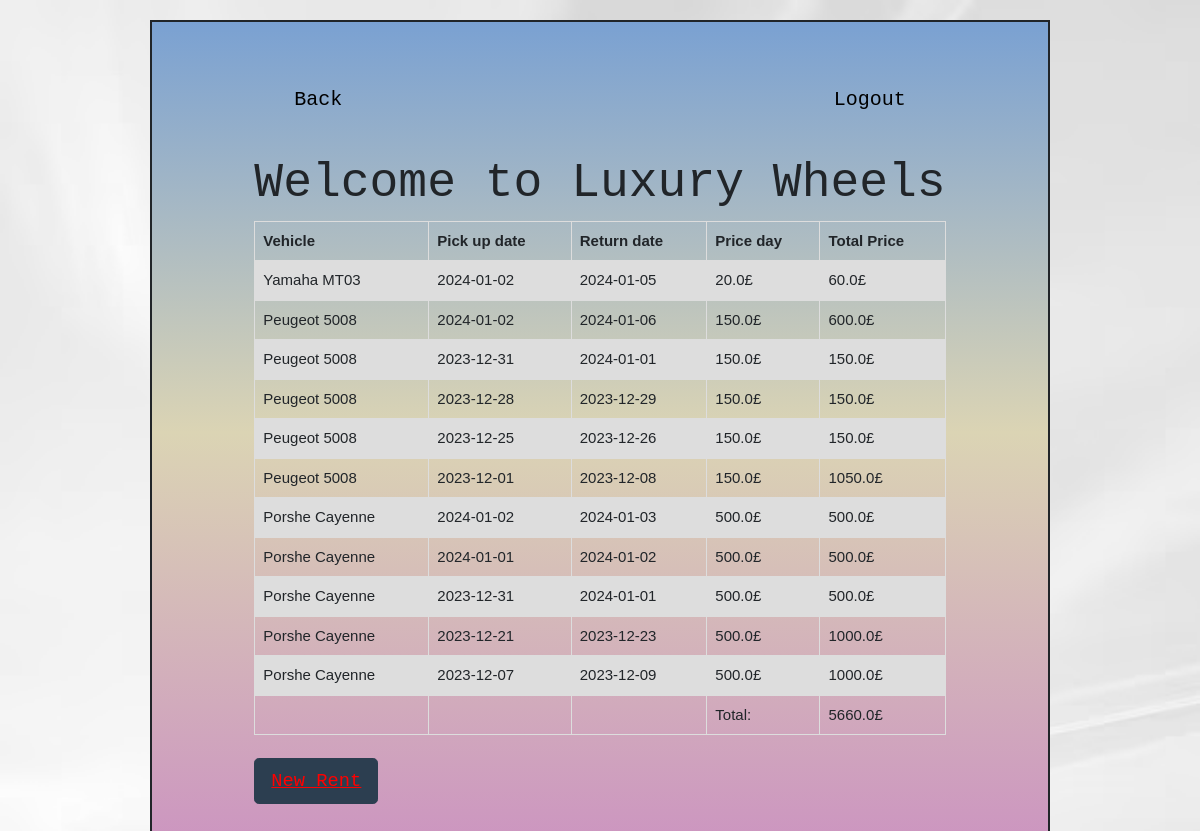
/my_rentals/ (signed in), run on the app's committed database.
### models.py (models this page shows, shortened)
class Rent(db.Model):
    __tablename__ = "rents"
    id = db.Column(db.Integer,primary_key=True,nullable=False)
    client_id = db.Column(db.Integer,db.ForeignKey("clients.id"), nullable=False)
    vehicle_id = db.Column(db.Integer,db.ForeignKey("vehicles.id"), nullable=False)
    pick_up_date = db.Column(db.Date, nullable=False)
    return_date = db.Column(db.Date, nullable=False)
    price_day = db.Column(db.Float,nullable=False)
    status_rent = db.Column(db.Boolean,nullable=False)
    total_price = db.Column(db.Float,nullable=False)

class Vehicle(db.Model):
    __tablename__ = "vehicles"
    id = db.Column(db.Integer, primary_key=True,nullable=False)
    type_id = db.Column(db.Integer,db.ForeignKey("vehicle_types.id"),nullable=False)
    name = db.Column(db.String(100),nullable=False)
    status = db.Column(db.Boolean,nullable=False)
    service = db.Column(db.Integer, nullable=False)
    date_service = db.Column(db.Date)
    iva = db.Column(db.Date, nullable=False)
    next_iva = db.Column(db.Date, nullable=False)
    price_day = db.Column(db.Integer,nullable=False)
    category_id = db.Column(db.Integer,db.ForeignKey("categories.id"), nullable=False)
    image_car = db.Column(db.String(100), nullable=False)

### app.py (the view)
@app.route('/my_rentals/')
def my_rentals():
    clients_login = session.get('clients_id')
    rents = db.session.query(Rent, Vehicle).join(Rent).filter(Rent.client_id == clients_login).all()
    total = 0
    total_list = list()
    for sum in rents:
        total += sum[0].total_price
    total_list.append(total)
    return render_template("my_rentals.html",rents=rents,total=total,total_list=total_list)

### templates/my_rentals.html (shortened to what this page needs)
{% extends 'base.html' %}
{% block info %}
        <div id="header">
            <div id="home">
                <a  href="{{url_for('rent_car')}}" style="color:black"> Back</a>
            </div>
            <div id="admin">
                <a  href="{{url_for('page_index')}}" style="color:black"> Logout</a>
            </div>
        </div>
        <div class="form-group">
            <h1 style="text-align: center">Welcome to Luxury Wheels</h1>
            <table>
                <tr>
                <th>Vehicle</th>
                <th>Pick up date</th>
                <th>Return date</th>
                <th>Price day</th>
                <th>Total Price</th>
                </tr>
                {% for rent,vehicle in rents %}
                <tr>
                <td>{{vehicle.name}}</td>
                <td>{{rent.pick_up_date}}</td>
                <td>{{rent.return_date}}</td>
                <td>{{rent.price_day}}£</td>
                <td>{{rent.total_price}}£</td>
                </tr>
                    {% endfor %}
                {% for value in total_list %}
                <tr>
                <td></td>
                <td></td>
                <td></td>
                <td>Total:</td>
                <td>{{value}}£</td>
                </tr>
                    {% endfor %}
            </table>
                <br>
                <a  href="{{url_for('rent_car')}}" style="color:red"class="btn btn-primary btn-lg"><u>New Rent</u></a>
            </div>
        </div>
{% endblock %}

### templates/base.html (shortened to what this page needs)
<!DOCTYPE html>
<html lang="en">
<head>
        <link rel="stylesheet" href="https://cdn.jsdelivr.net/npm/bootswatch@4.5.2/dist/flatly/bootstrap.min.css"
>
    <link rel="stylesheet" href="{{ url_for('static', filename='main.css') }}">
</head>
<body>
 <div class="container">
{% block info %}
{% endblock %}
</body>
</html>

### static/main.css (style rules this page uses)
body { background: #ECE9E6; background: -webkit-linear-gradient(to right, #FFFFFF, #ECE9E6); background: linear-gradient(to right, #FFFFFF, #ECE9E6); padding:20px; display: flex; justify-content: center; background-image : url("../static/img/abstract-white-background.png" ); background-size: cover; }
.container { display:grid; justify-content: center; border: 2px solid; padding:2%; width: 900px; background: #CC95C0; background: -webkit-linear-gradient(to bottom, #7AA1D2, #DBD4B4, #CC95C0); background: linear-gradient(to bottom, #7AA1D2, #DBD4B4, #CC95C0); font-family: 'Bungee Spice', sans-serif; font-family: 'Roboto Mono', monospace; }
#header { padding: 40px; }
#home { font-size: 20px; float:left; font-family: 'Bungee Spice', sans-serif; font-family: 'Roboto Mono', monospace; }
#admin { float: right; font-family: 'Bungee Spice', sans-serif; font-family: 'Roboto Mono', monospace; font-size: 20px; }
table { font-family: arial, sans-serif; border-collapse: collapse; width: 100%; }
td, th { border: 1px solid #dddddd; text-align: left; padding: 8px; }
tr:nth-child(even) { background-color: #dddddd; }

### data on the page
Rent: name "Yamaha MT03", pick_up_date "2024-01-02", return_date "2024-01-05", price_day "20.0", total_price "60.0"
Rent: name "Peugeot 5008", pick_up_date "2024-01-02", return_date "2024-01-06", price_day "150.0", total_price "600.0"
Rent: name "Peugeot 5008", pick_up_date "2023-12-31", return_date "2024-01-01", price_day "150.0", total_price "150.0"
Rent: name "Peugeot 5008", pick_up_date "2023-12-28", return_date "2023-12-29", price_day "150.0", total_price "150.0"
Rent: name "Peugeot 5008", pick_up_date "2023-12-25", return_date "2023-12-26", price_day "150.0", total_price "150.0"
Rent: name "Peugeot 5008", pick_up_date "2023-12-01", return_date "2023-12-08", price_day "150.0", total_price "1050.0"
Rent: name "Porshe Cayenne", pick_up_date "2024-01-02", return_date "2024-01-03", price_day "500.0", total_price "500.0"
Rent: name "Porshe Cayenne", pick_up_date "2024-01-01", return_date "2024-01-02", price_day "500.0", total_price "500.0"
Rent: name "Porshe Cayenne", pick_up_date "2023-12-31", return_date "2024-01-01", price_day "500.0", total_price "500.0"
Rent: name "Porshe Cayenne", pick_up_date "2023-12-21", return_date "2023-12-23", price_day "500.0", total_price "1000.0"
Rent: name "Porshe Cayenne", pick_up_date "2023-12-07", return_date "2023-12-09", price_day "500.0", total_price "1000.0"

### other printed values
{{ value }} "5660.0"
